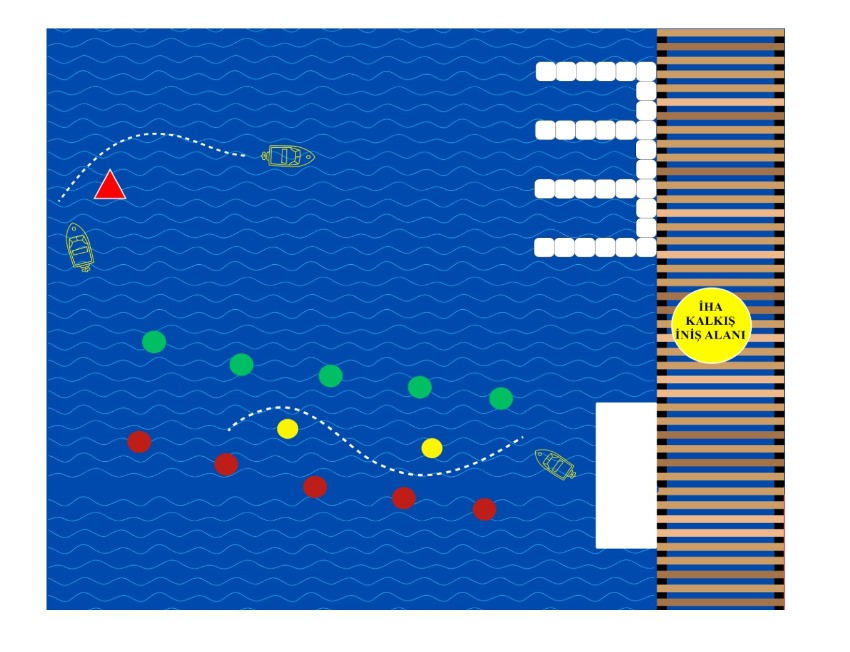
#> input picture UnmannedMarineVehicle/BoatControl-DroneCamera/DroneView.jpg, 850 x 652 px
$ python -i find_way.py   (imports and definitions only)
#> lines starting #> are read from the running program, lines starting #| are printed output that depends on the picture; after the words box and inside, x2 and y2 are one past the last pixel; in counts of white or black regions, pixels touching at a corner belong together
#> further down, picture is the input picture: shape (652, 850, 3); mean B, G, R 186.4, 130.2, 86.3
import cv2
import numpy as np
from datetime import datetime
import time
import math

from dedect_digit import *
# PIGPIO
"""
# Motorların bağlı olduğu GPIO pinleri
left_motor_pin = 17
right_motor_pin = 18

# PWM genişlikleri
min_pulse_width = 1000
max_pulse_width = 2000

# pigpio instance
#pi = pigpio.pi()

def gradual_move(pin, target_pulse_width, step_size=10, step_delay=0.01):
    current_pulse_width = pi.get_servo_pulsewidth(pin)
    step = step_size if target_pulse_width > current_pulse_width else -step_size

    for pulse_width in range(current_pulse_width, target_pulse_width, step):
        pi.set_servo_pulsewidth(pin, pulse_width)
        time.sleep(step_delay)

    pi.set_servo_pulsewidth(pin, target_pulse_width)

def turn_left():
    gradual_move(left_motor_pin, min_pulse_width)
    gradual_move(right_motor_pin, max_pulse_width)
    time.sleep(1)
    stop_motors()

def turn_right():
    gradual_move(left_motor_pin, max_pulse_width)
    gradual_move(right_motor_pin, min_pulse_width)
    time.sleep(1)
    stop_motors()

def go_straight():
    gradual_move(left_motor_pin, max_pulse_width)
    gradual_move(right_motor_pin, max_pulse_width)
    time.sleep(1)
    stop_motors()

def stop_motors():
    pi.set_servo_pulsewidth(left_motor_pin, 0)
    pi.set_servo_pulsewidth(right_motor_pin, 0)

"""

# [7 lines left out: function calculate_angle, not called in this run]

def detect_triangle(frame):
    hsv = cv2.cvtColor(frame, cv2.COLOR_BGR2HSV)
#> hsv: shape (652, 850, 3); mean H, S, V 78.4, 170.9, 194.5

    # Kırmızı renk aralıkları
    lower_red1 = np.array([0, 70, 70])
    upper_red1 = np.array([10, 255, 255])
    mask_red1 = cv2.inRange(hsv, lower_red1, upper_red1)
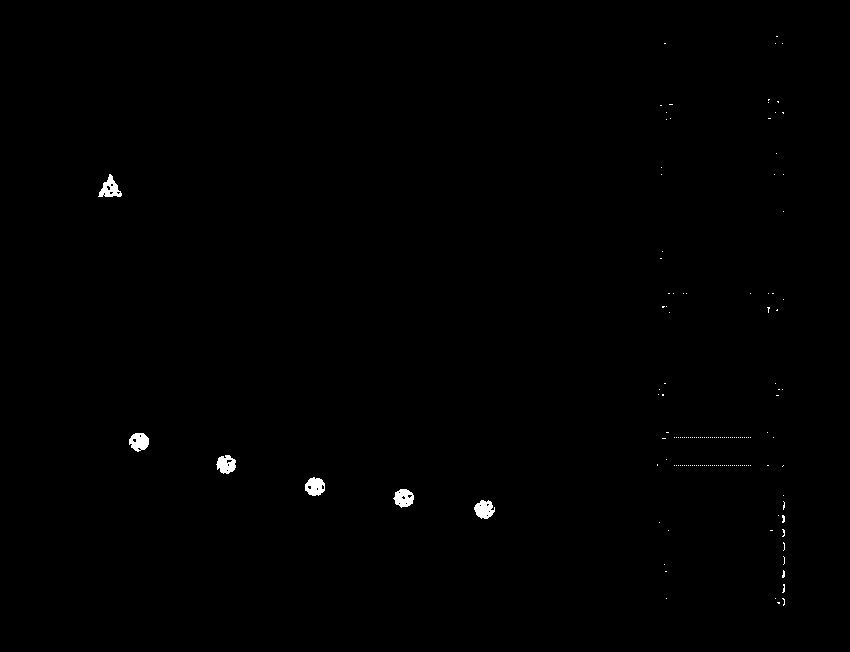
#> mask_red1: shape (652, 850); 0.35% white; 154 white regions (148 under 20 px), largest, box (x1, y1, x2, y2) and area: (474, 500, 495, 519) 278, (98, 174, 122, 197) 277, (305, 477, 325, 496) 275, (129, 433, 149, 452) 273, (393, 489, 414, 508) 272, (216, 455, 236, 474) 266
    lower_red2 = np.array([160, 70, 70])
    upper_red2 = np.array([180, 255, 255])
    mask_red2 = cv2.inRange(hsv, lower_red2, upper_red2)
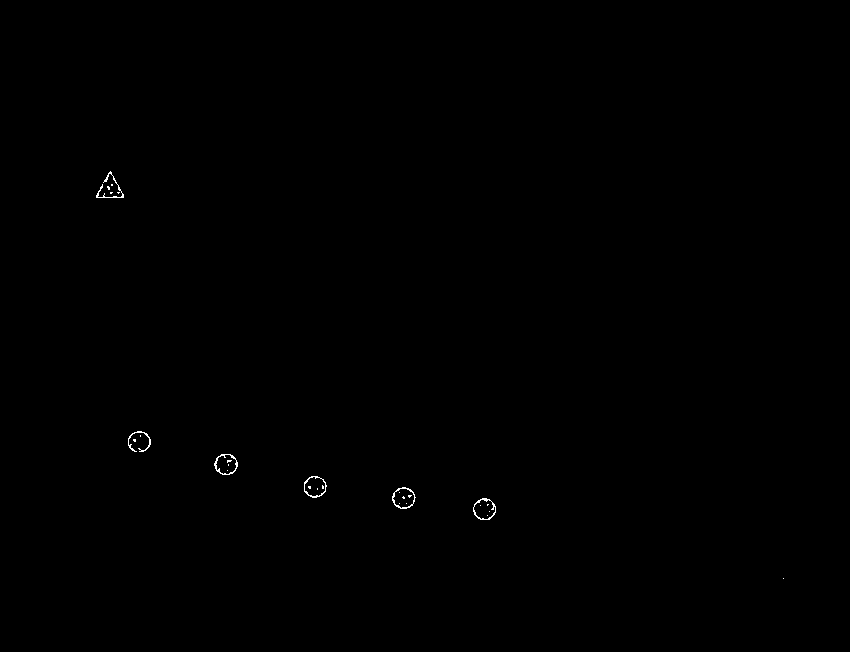
#> mask_red2: shape (652, 850); 0.14% white in thin lines or dots, all inside (x1, y1, x2, y2) = (96, 171, 784, 579)
    mask_red = mask_red1 + mask_red2
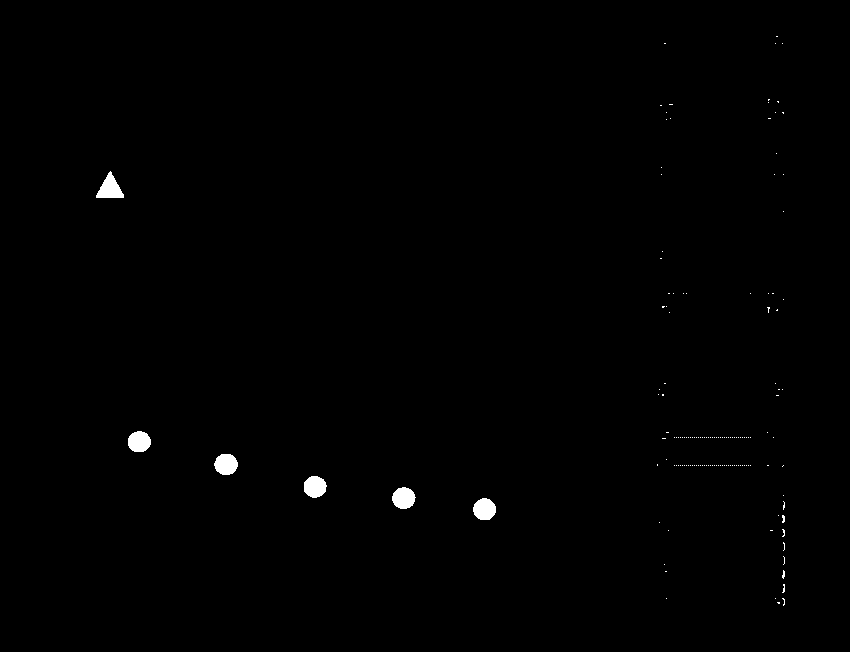
#> mask_red: shape (652, 850); 0.49% white; 154 white regions (148 under 20 px), largest, box (x1, y1, x2, y2) and area: (96, 171, 124, 198) 423, (392, 487, 416, 509) 398, (214, 454, 238, 475) 396, (473, 498, 496, 520) 396, (304, 476, 327, 498) 392, (128, 431, 151, 452) 388

    # Sarı renk aralıkları
    lower_yellow = np.array([15, 70, 70])
    upper_yellow = np.array([35, 255, 255])
    mask_yellow = cv2.inRange(hsv, lower_yellow, upper_yellow)
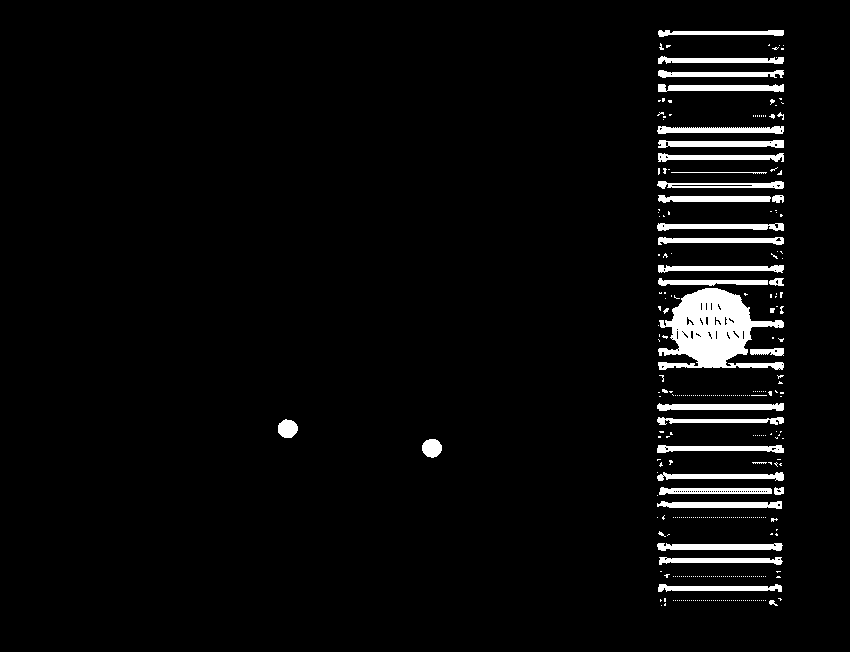
#> mask_yellow: shape (652, 850); 4% white; 344 white regions (309 under 20 px), largest, box (x1, y1, x2, y2) and area: (658, 288, 784, 370) 5640, (657, 403, 784, 411) 767, (658, 140, 784, 148) 766

    # Turuncu renk aralıkları
    lower_orange = np.array([5, 70, 70])
    upper_orange = np.array([30, 255, 255])
    mask_orange = cv2.inRange(hsv, lower_orange, upper_orange)
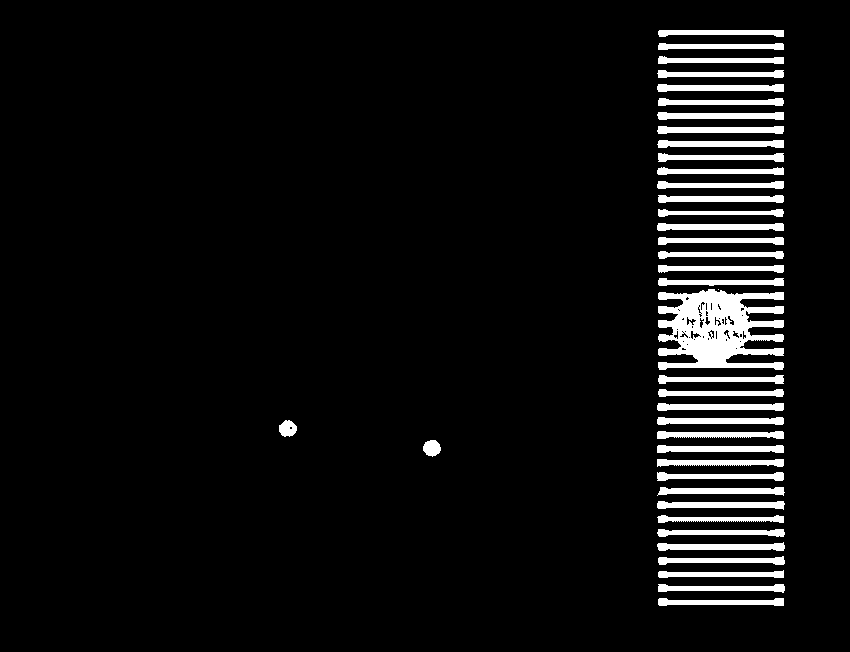
#> mask_orange: shape (652, 850); 5.9% white; 40 white regions (1 under 20 px), largest, box (x1, y1, x2, y2) and area: (658, 289, 784, 370) 6683, (657, 84, 784, 92) 794, (657, 542, 785, 551) 794

    # Kırmızı, sarı ve turuncu maskelerini birleştir
    mask_combined = cv2.bitwise_or(mask_red, cv2.bitwise_or(mask_yellow, mask_orange))
#> mask_combined: shape (652, 850); 6.5% white; 45 white regions, largest, box (x1, y1, x2, y2) and area: (658, 288, 784, 370) 7064, (657, 542, 785, 551) 797, (657, 501, 785, 510) 795

    # Gürültüyü azaltmak için morfolojik işlemler
    kernel = np.ones((5, 5), np.uint8)
    mask_combined = cv2.morphologyEx(mask_combined, cv2.MORPH_CLOSE, kernel)
#> mask_combined: shape (652, 850); 6.6% white; 44 white regions, largest, box (x1, y1, x2, y2) and area: (658, 278, 784, 370) 8105, (657, 542, 785, 551) 801, (657, 501, 785, 510) 799
    mask_combined = cv2.morphologyEx(mask_combined, cv2.MORPH_OPEN, kernel)
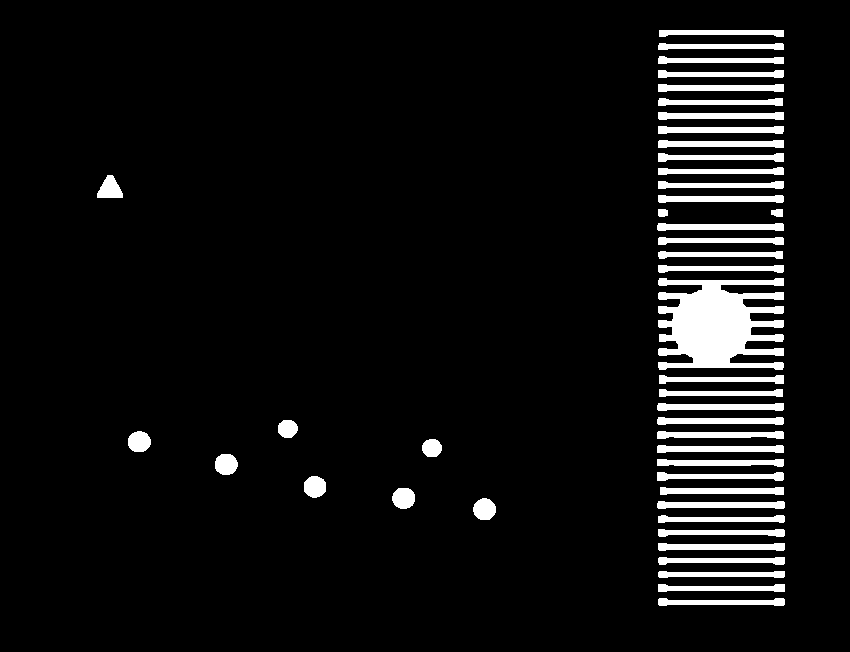
#> mask_combined: shape (652, 850); 6.5% white; 45 white regions, largest, box (x1, y1, x2, y2) and area: (658, 278, 784, 370) 8101, (657, 501, 785, 509) 798, (658, 543, 785, 551) 797

    triangle_detected = False
    triangle_center = (0, 0)  # Üçgenin merkezi için değişken

    # Kenarları belirlemek için Canny kenar algılama
    edges = cv2.Canny(mask_combined, 50, 150)
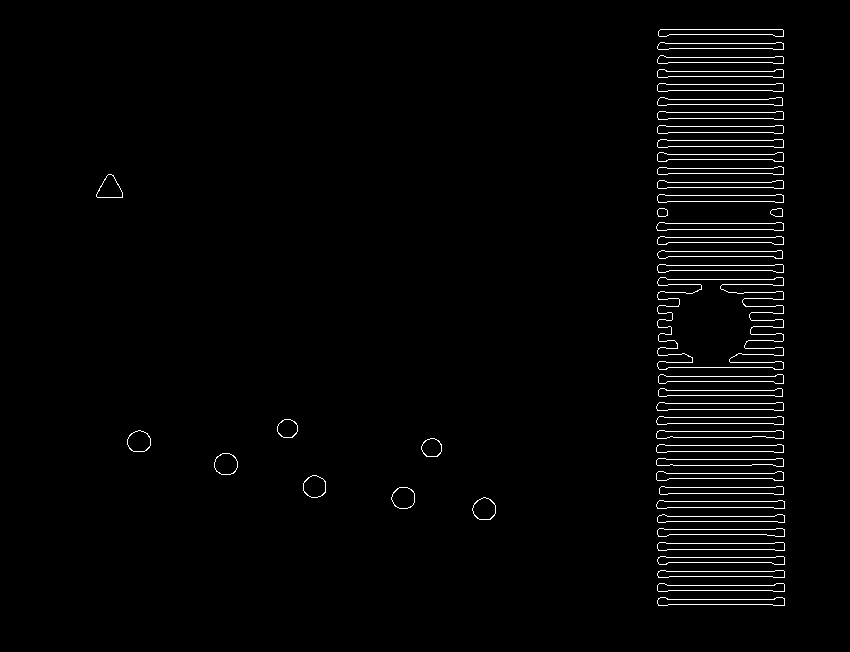
#> edges: shape (652, 850); 2% white in thin lines or dots, all inside (x1, y1, x2, y2) = (96, 29, 785, 606)

    # Konturları bulma
    contours, _ = cv2.findContours(edges, cv2.RETR_TREE, cv2.CHAIN_APPROX_SIMPLE)
#> contours = 90 contours; largest, box (x1, y1, x2, y2) and area: (657, 277, 784, 370) 8107, (657, 277, 784, 370) 8086, (657, 542, 785, 551) 795, (656, 500, 785, 509) 794, (657, 542, 785, 551) 794

    for contour in contours:
        # Konturu yaklaştırma
        epsilon = 0.04 * cv2.arcLength(contour, True)
        approx = cv2.approxPolyDP(contour, epsilon, True)

        # Eğer konturun üç köşesi varsa, bu bir üçgendir
        if len(approx) == 3:
            # Üçgenin alanını hesapla
            area = cv2.contourArea(contour)
            if 500 < area < 2000:  # Üçgen alanı filtrelemesi (örneğin 10 ile 10000 arasında)
                # Üçgenin iç açılarını hesapla
                pt1, pt2, pt3 = approx[0][0], approx[1][0], approx[2][0]
                angle1 = calculate_angle(pt1, pt2, pt3)
                angle2 = calculate_angle(pt2, pt3, pt1)
                angle3 = calculate_angle(pt3, pt1, pt2)

                # Eğer açıların her biri 20 ile 120 derece arasındaysa
                if 20 < angle1 < 70 and 20 < angle2 < 70 and 20 < angle3 < 70:
                    # Üçgeni çiz
                    cv2.drawContours(frame, [approx], 0, (0, 255, 0), 3)
                    triangle_detected = True

                    # Kırmızı üçgenin ağırlık merkezini (centroid) hesapla
                    M = cv2.moments(contour)
                    if M["m00"] != 0:
                        triangle_center = (int(M["m10"] / M["m00"]), int(M["m01"] / M["m00"]))
                    else:
                        triangle_center = (0, 0)
#> this loop made 90 passes
#> (epsilon, approx) on passes 1 to 12: (10.81, [[657, 600], [784, 605]]), (10.71, [[657, 600], [784, 604]]), (10.81, [[657, 585], [784, 591]]), (10.78, [[657, 585], [784, 590]]), (10.69, [[657, 573], [784, 577]]), (10.62, [[657, 573], [784, 576]]), (10.78, [[657, 559], [784, 564]]), (10.74, [[657, 559], [784, 563]]), (10.77, [[657, 544], [784, 550]]), (10.73, [[657, 544], [784, 549]]), (10.81, [[657, 530], [784, 536]]), (10.74, [[657, 530], [784, 535]])
#> epsilon on passes 17, 18, 19, 20, 23, 24: 2.99, 2.9, 2.98, 2.91, 2.96, 2.89

#> (the run stopped early here; a loop or call above may not have finished)
